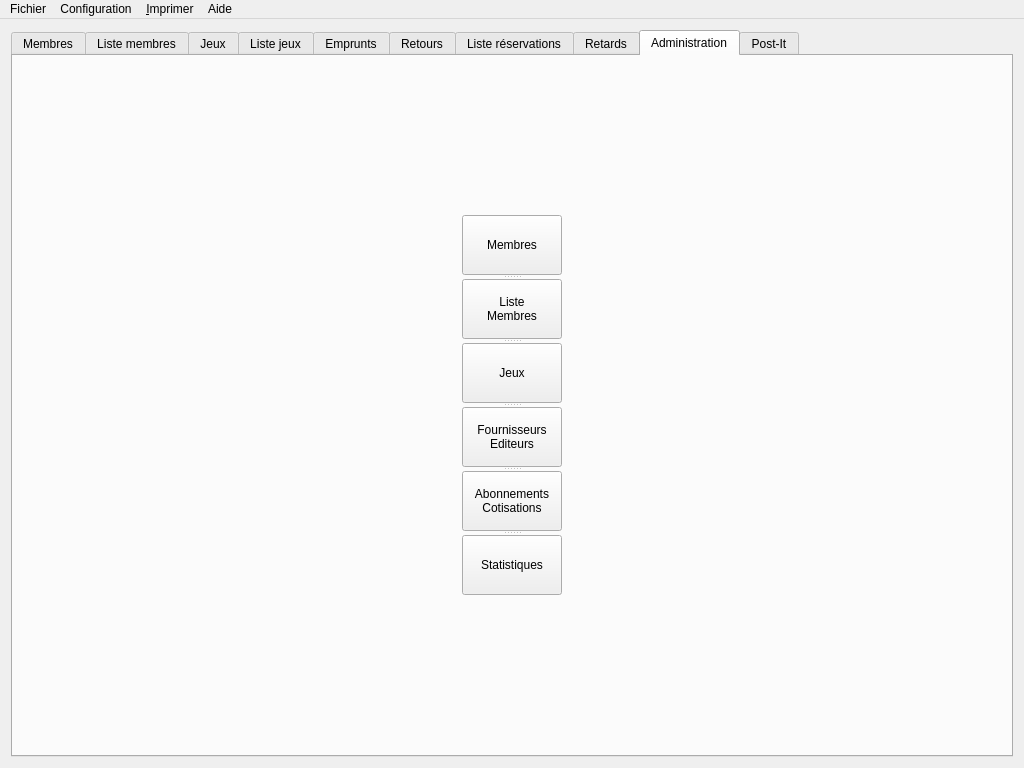
<?xml version="1.0" encoding="UTF-8"?>
<ui version="4.0">
 <class>F_MainWindow</class>
 <widget class="QMainWindow" name="F_MainWindow">
  <property name="geometry">
   <rect>
    <x>0</x>
    <y>0</y>
    <width>1024</width>
    <height>768</height>
   </rect>
  </property>
  <property name="minimumSize">
   <size>
    <width>1024</width>
    <height>600</height>
   </size>
  </property>
  <property name="windowTitle">
   <string>Lud'Open</string>
  </property>
  <property name="windowIcon">
   <iconset resource="ImagesIcones.qrc">
    <normaloff>:/IconeLO.png</normaloff>:/IconeLO.png</iconset>
  </property>
  <property name="unifiedTitleAndToolBarOnMac">
   <bool>true</bool>
  </property>
  <widget class="QWidget" name="centralWidget">
   <layout class="QGridLayout" name="gridLayout">
    <item row="0" column="0">
     <widget class="QTabWidget" name="TbW_Main">
      <property name="minimumSize">
       <size>
        <width>1000</width>
        <height>550</height>
       </size>
      </property>
      <property name="maximumSize">
       <size>
        <width>16777215</width>
        <height>16777215</height>
       </size>
      </property>
      <property name="contextMenuPolicy">
       <enum>Qt::NoContextMenu</enum>
      </property>
      <property name="layoutDirection">
       <enum>Qt::LeftToRight</enum>
      </property>
      <property name="styleSheet">
       <string notr="true"/>
      </property>
      <property name="currentIndex">
       <number>8</number>
      </property>
      <property name="iconSize">
       <size>
        <width>20</width>
        <height>20</height>
       </size>
      </property>
      <widget class="QWidget" name="Membre">
       <attribute name="icon">
        <iconset>
         <normalon>:/Adherent_info.png</normalon>
        </iconset>
       </attribute>
       <attribute name="title">
        <string>Membres</string>
       </attribute>
       <layout class="QGridLayout" name="gridLayout_3">
        <item row="0" column="0">
         <layout class="QHBoxLayout" name="Lay_Membres"/>
        </item>
       </layout>
      </widget>
      <widget class="QWidget" name="ListeMembres">
       <attribute name="icon">
        <iconset>
         <normalon>:/Adherents_liste.png</normalon>
        </iconset>
       </attribute>
       <attribute name="title">
        <string>Liste membres</string>
       </attribute>
       <layout class="QGridLayout" name="gridLayout_9">
        <item row="0" column="0">
         <layout class="QHBoxLayout" name="Lay_ListeMembres"/>
        </item>
       </layout>
      </widget>
      <widget class="QWidget" name="Jeu">
       <attribute name="icon">
        <iconset>
         <normalon>:/De_6_faces.png</normalon>
        </iconset>
       </attribute>
       <attribute name="title">
        <string>Jeux</string>
       </attribute>
       <layout class="QGridLayout" name="gridLayout_8">
        <item row="0" column="0">
         <layout class="QHBoxLayout" name="Lay_Jeux"/>
        </item>
       </layout>
      </widget>
      <widget class="QWidget" name="ListeJeux">
       <attribute name="icon">
        <iconset>
         <normalon>:/De_par_2.png</normalon>
        </iconset>
       </attribute>
       <attribute name="title">
        <string>Liste jeux</string>
       </attribute>
       <layout class="QGridLayout" name="gridLayout_7">
        <item row="0" column="0">
         <layout class="QHBoxLayout" name="Layout_ListeJeux"/>
        </item>
       </layout>
      </widget>
      <widget class="QWidget" name="Emprunt">
       <attribute name="icon">
        <iconset>
         <normalon>:/Upload.png</normalon>
        </iconset>
       </attribute>
       <attribute name="title">
        <string>Emprunts</string>
       </attribute>
       <layout class="QGridLayout" name="gridLayout_5">
        <item row="0" column="0">
         <layout class="QGridLayout" name="Lay_Emprunt">
          <property name="spacing">
           <number>3</number>
          </property>
         </layout>
        </item>
       </layout>
      </widget>
      <widget class="QWidget" name="Retour">
       <attribute name="icon">
        <iconset>
         <normalon>:/Download.png</normalon>
        </iconset>
       </attribute>
       <attribute name="title">
        <string>Retours</string>
       </attribute>
       <layout class="QGridLayout" name="gridLayout_4">
        <item row="0" column="0">
         <layout class="QHBoxLayout" name="Lay_Retour"/>
        </item>
       </layout>
      </widget>
      <widget class="QWidget" name="ListeReservations">
       <property name="layoutDirection">
        <enum>Qt::LeftToRight</enum>
       </property>
       <attribute name="icon">
        <iconset>
         <normalon>:/Reservations.png</normalon>
        </iconset>
       </attribute>
       <attribute name="title">
        <string>Liste réservations</string>
       </attribute>
       <layout class="QGridLayout" name="gridLayout_11">
        <item row="0" column="0">
         <layout class="QHBoxLayout" name="Lay_ListeReservations">
          <property name="sizeConstraint">
           <enum>QLayout::SetNoConstraint</enum>
          </property>
         </layout>
        </item>
       </layout>
      </widget>
      <widget class="QWidget" name="Retards">
       <attribute name="icon">
        <iconset>
         <normalon>:/Sablier.png</normalon>
        </iconset>
       </attribute>
       <attribute name="title">
        <string>Retards</string>
       </attribute>
       <layout class="QGridLayout" name="gridLayout_6">
        <item row="0" column="0">
         <layout class="QHBoxLayout" name="Layout_Retards"/>
        </item>
       </layout>
      </widget>
      <widget class="QWidget" name="admin">
       <attribute name="icon">
        <iconset>
         <normalon>:/Verrouiller.png</normalon>
        </iconset>
       </attribute>
       <attribute name="title">
        <string>Administration</string>
       </attribute>
       <layout class="QGridLayout" name="gridLayout_2">
        <item row="0" column="0">
         <layout class="QHBoxLayout" name="Lay_Admin">
          <property name="spacing">
           <number>2</number>
          </property>
          <item>
           <widget class="QSplitter" name="SP_Admin">
            <property name="orientation">
             <enum>Qt::Vertical</enum>
            </property>
            <widget class="QPushButton" name="Bt_Membre">
             <property name="sizePolicy">
              <sizepolicy hsizetype="Preferred" vsizetype="Preferred">
               <horstretch>0</horstretch>
               <verstretch>0</verstretch>
              </sizepolicy>
             </property>
             <property name="minimumSize">
              <size>
               <width>100</width>
               <height>60</height>
              </size>
             </property>
             <property name="maximumSize">
              <size>
               <width>60</width>
               <height>60</height>
              </size>
             </property>
             <property name="text">
              <string>Membres</string>
             </property>
             <property name="icon">
              <iconset>
               <normalon>:/Adherent_info.png</normalon>
              </iconset>
             </property>
             <property name="iconSize">
              <size>
               <width>25</width>
               <height>25</height>
              </size>
             </property>
            </widget>
            <widget class="QPushButton" name="Bt_ListeMembres">
             <property name="sizePolicy">
              <sizepolicy hsizetype="Preferred" vsizetype="Preferred">
               <horstretch>0</horstretch>
               <verstretch>0</verstretch>
              </sizepolicy>
             </property>
             <property name="minimumSize">
              <size>
               <width>100</width>
               <height>60</height>
              </size>
             </property>
             <property name="maximumSize">
              <size>
               <width>100</width>
               <height>60</height>
              </size>
             </property>
             <property name="text">
              <string>Liste
Membres</string>
             </property>
             <property name="icon">
              <iconset>
               <normalon>:/Adherents_liste.png</normalon>
              </iconset>
             </property>
             <property name="iconSize">
              <size>
               <width>25</width>
               <height>25</height>
              </size>
             </property>
            </widget>
            <widget class="QPushButton" name="Bt_Jeux">
             <property name="minimumSize">
              <size>
               <width>100</width>
               <height>60</height>
              </size>
             </property>
             <property name="maximumSize">
              <size>
               <width>100</width>
               <height>60</height>
              </size>
             </property>
             <property name="text">
              <string>Jeux</string>
             </property>
             <property name="icon">
              <iconset>
               <normalon>:/De_par_2.png</normalon>
              </iconset>
             </property>
             <property name="iconSize">
              <size>
               <width>25</width>
               <height>25</height>
              </size>
             </property>
            </widget>
            <widget class="QPushButton" name="Bt_FournisseurEditeur">
             <property name="minimumSize">
              <size>
               <width>100</width>
               <height>60</height>
              </size>
             </property>
             <property name="maximumSize">
              <size>
               <width>100</width>
               <height>60</height>
              </size>
             </property>
             <property name="text">
              <string>Fournisseurs
Editeurs</string>
             </property>
             <property name="icon">
              <iconset>
               <normalon>:/Fournisseurs.png</normalon>
              </iconset>
             </property>
             <property name="iconSize">
              <size>
               <width>25</width>
               <height>25</height>
              </size>
             </property>
            </widget>
            <widget class="QPushButton" name="Bt_Abonnements">
             <property name="minimumSize">
              <size>
               <width>100</width>
               <height>60</height>
              </size>
             </property>
             <property name="maximumSize">
              <size>
               <width>100</width>
               <height>60</height>
              </size>
             </property>
             <property name="text">
              <string>Abonnements
Cotisations</string>
             </property>
             <property name="icon">
              <iconset>
               <normalon>:/Paiement.png</normalon>
              </iconset>
             </property>
             <property name="iconSize">
              <size>
               <width>25</width>
               <height>25</height>
              </size>
             </property>
            </widget>
            <widget class="QPushButton" name="Bt_Statistiques">
             <property name="sizePolicy">
              <sizepolicy hsizetype="Minimum" vsizetype="Fixed">
               <horstretch>120</horstretch>
               <verstretch>60</verstretch>
              </sizepolicy>
             </property>
             <property name="minimumSize">
              <size>
               <width>100</width>
               <height>60</height>
              </size>
             </property>
             <property name="maximumSize">
              <size>
               <width>100</width>
               <height>60</height>
              </size>
             </property>
             <property name="text">
              <string>Statistiques</string>
             </property>
             <property name="icon">
              <iconset>
               <normalon>:/Statistiques.png</normalon>
              </iconset>
             </property>
             <property name="iconSize">
              <size>
               <width>25</width>
               <height>25</height>
              </size>
             </property>
            </widget>
           </widget>
          </item>
         </layout>
        </item>
       </layout>
      </widget>
      <widget class="QWidget" name="PostIt">
       <attribute name="icon">
        <iconset>
         <normalon>:/Postit.png</normalon>
        </iconset>
       </attribute>
       <attribute name="title">
        <string>Post-It</string>
       </attribute>
       <layout class="QGridLayout" name="gridLayout_10">
        <item row="0" column="0">
         <layout class="QHBoxLayout" name="Lay_PostIt"/>
        </item>
       </layout>
      </widget>
     </widget>
    </item>
   </layout>
  </widget>
  <widget class="QMenuBar" name="menuBar">
   <property name="geometry">
    <rect>
     <x>0</x>
     <y>0</y>
     <width>1024</width>
     <height>20</height>
    </rect>
   </property>
   <widget class="QMenu" name="menuFichier">
    <property name="enabled">
     <bool>true</bool>
    </property>
    <property name="title">
     <string>Fichier</string>
    </property>
    <addaction name="Menu_Fichier_Quitter"/>
   </widget>
   <widget class="QMenu" name="menuAide">
    <property name="title">
     <string>Aide</string>
    </property>
    <addaction name="Menu_Aide_Aide"/>
    <addaction name="separator"/>
    <addaction name="Menu_Aide_Propos_LudOpen"/>
   </widget>
   <widget class="QMenu" name="menuImprimer">
    <property name="title">
     <string>&amp;Imprimer</string>
    </property>
    <addaction name="Menu_Jeux_Imprimer_Etiquette"/>
    <addaction name="Menu_Jeux_Imprimer_Fiche_Complete"/>
   </widget>
   <widget class="QMenu" name="menu_Edition">
    <property name="title">
     <string>Configuration</string>
    </property>
    <addaction name="Menu_Edition_Preferences"/>
   </widget>
   <addaction name="menuFichier"/>
   <addaction name="menu_Edition"/>
   <addaction name="menuImprimer"/>
   <addaction name="menuAide"/>
  </widget>
  <action name="Menu_Fichier_Quitter">
   <property name="text">
    <string>Quitter</string>
   </property>
  </action>
  <action name="Menu_Aide_Propos_LudOpen">
   <property name="text">
    <string>A propos de LudOpen ...</string>
   </property>
  </action>
  <action name="Menu_Jeux_Imprimer_Etiquette">
   <property name="text">
    <string>Imprimer étiquette </string>
   </property>
  </action>
  <action name="Menu_Jeux_Imprimer_Fiche_Complete">
   <property name="text">
    <string>Imprimer fiche complète</string>
   </property>
  </action>
  <action name="Menu_Edition_Preferences">
   <property name="text">
    <string>Préférences</string>
   </property>
  </action>
  <action name="Menu_Aide_Aide">
   <property name="text">
    <string>Aide</string>
   </property>
  </action>
  <action name="actionAjouter_un_post_it">
   <property name="text">
    <string>Ajouter un post-it</string>
   </property>
  </action>
 </widget>
 <layoutdefault spacing="6" margin="11"/>
 <resources>
  <include location="ImagesIcones.qrc"/>
 </resources>
 <connections/>
</ui>
